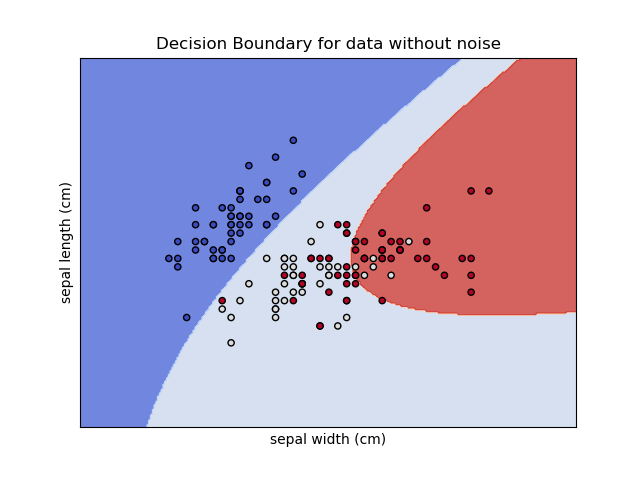

Write Python code to recreate this figure.
#!/bin/bash

import numpy as np
import pandas as pd
from sklearn.datasets import load_iris
from sklearn.model_selection import train_test_split
from sklearn.svm import SVC
from matplotlib import pyplot as plt
from sklearn.datasets import make_blobs
from mlxtend.plotting import plot_decision_regions

def meshgridd(x,y,h=0.02):
    x_minimum, x_maximum=x.min()-1,x.max()+1
    y_minimum, y_maximum=y.min()-1,y.max()+1
    xx,yy=np.meshgrid(np.arange(x_minimum,x_maximum,h),np.arange(y_minimum,y_maximum,h))
    return xx, yy

def plot_cont(ax,clf,xx,yy,**params):
    z=clf.predict(np.c_[xx.ravel(),yy.ravel()])
    z=z.reshape(xx.shape)
    out=ax.contourf(xx,yy,z,**params)
    return out

def opening_dataset():
    iris=load_iris()
    feature_names=iris.feature_names[:2]
    df=pd.DataFrame(iris.data,columns=iris.feature_names)
    df['target']=iris.target
    df['Flower']=df.target.apply(lambda x:iris.target_names[x]) 
    df1=df[df.target==0]
    df2=df[df.target==1]
    df3=df[df.target==2]
    
    x=iris.data[:,:2]
    y=df.target
    x_train, x_test, y_train, y_test=train_test_split(x,y,test_size=0.2)
    model=SVC(C=10,kernel='poly')
    clf=model.fit(x_train,y_train)
    print('Accuracy:',model.score(x_test,y_test)*100)
    fig,ax=plt.subplots()
    title=('Decision Boundary for data without noise')
    x0,x1=x[:,0],x[:,1]
    xx,yy=meshgridd(x0,x1)

    plot_cont(ax,clf,xx,yy,cmap=plt.cm.coolwarm,alpha=0.8)
    ax.scatter(x0,x1,c=y,cmap=plt.cm.coolwarm,s=20,edgecolors="k")
    ax.set_ylabel("{}".format(feature_names[0]))
    ax.set_xlabel("{}".format(feature_names[1]))
    ax.set_xticks(())
    ax.set_yticks(())
    ax.set_title(title)
    plt.show()

def main():
    #meshgridd()
    #plot_cont()
    opening_dataset()

if __name__=='__main__':
    main()
